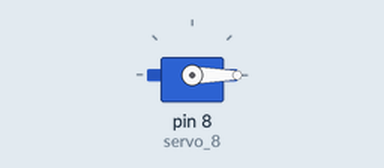
A sketch run on a simulated Arduino Uno, built with avr-gcc and run on an emulated ATmega328P. Shown: servo.

Above: at 0.05 s.
At 0.4 s:
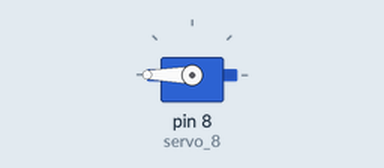
At 0.75 s:
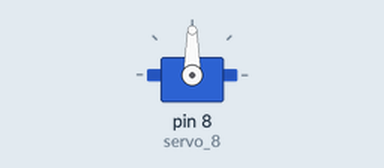
Timing chart, 0 to 3.0 s (numbered marks = the images above):
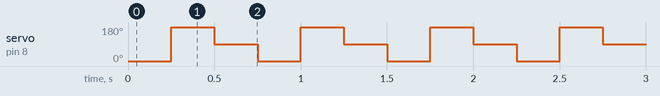

Measured:
- by itself, servo on pin 8 (servo_8): repeats every 0.75 s: 90° 0.25 s, 0° 0.25 s, 180° 0.25 s

The sketch:

P5.1_arduinoblocks_-_servomotor.ino
```cpp
#include <Servo.h>

Servo servo_8;

void setup()
{
  	servo_8.attach(8);

}


void loop()
{

  	servo_8.write(0);
  	delay(250);
  	servo_8.write(180);
  	delay(250);
  	servo_8.write(90);
  	delay(250);

}
```
